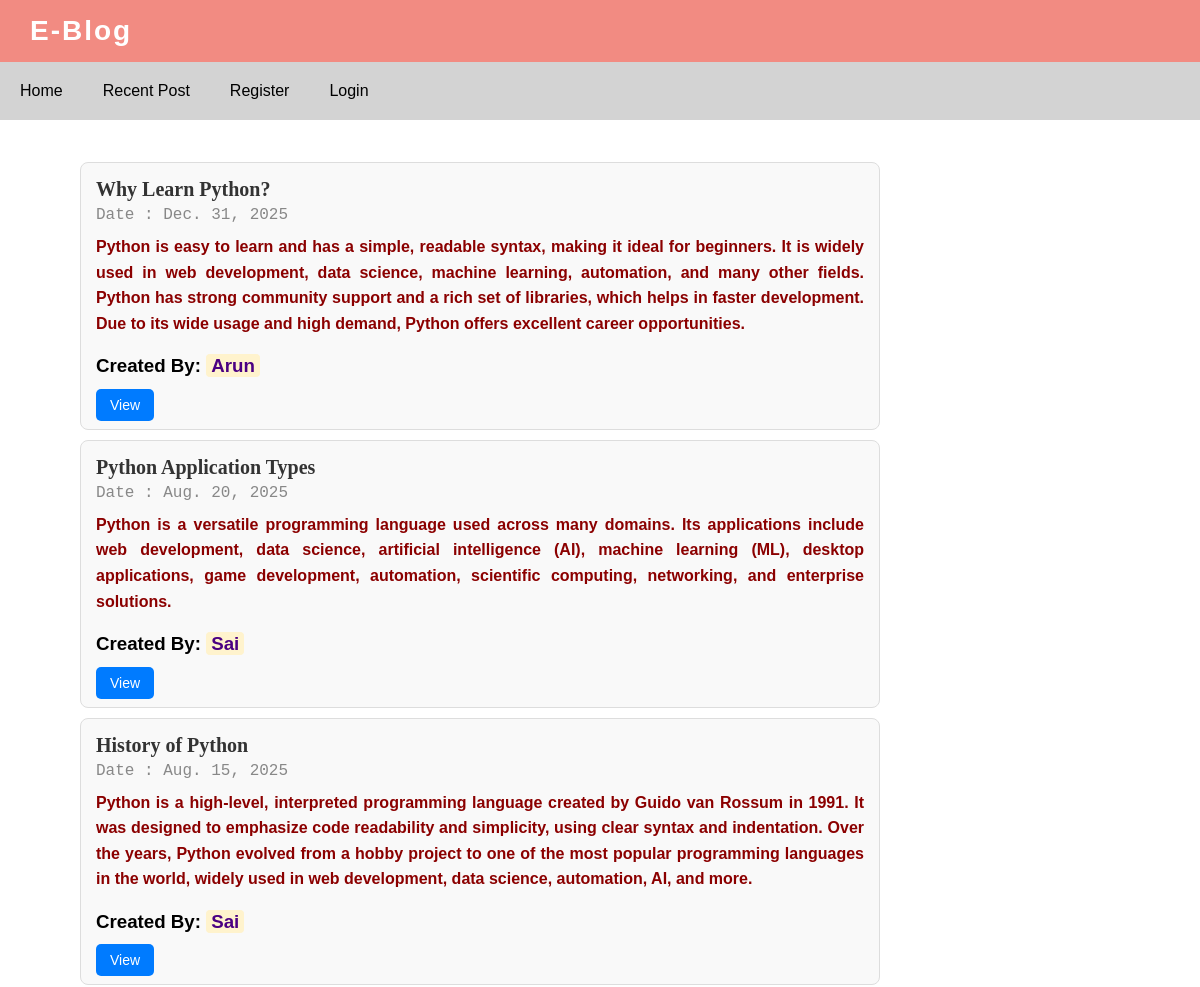
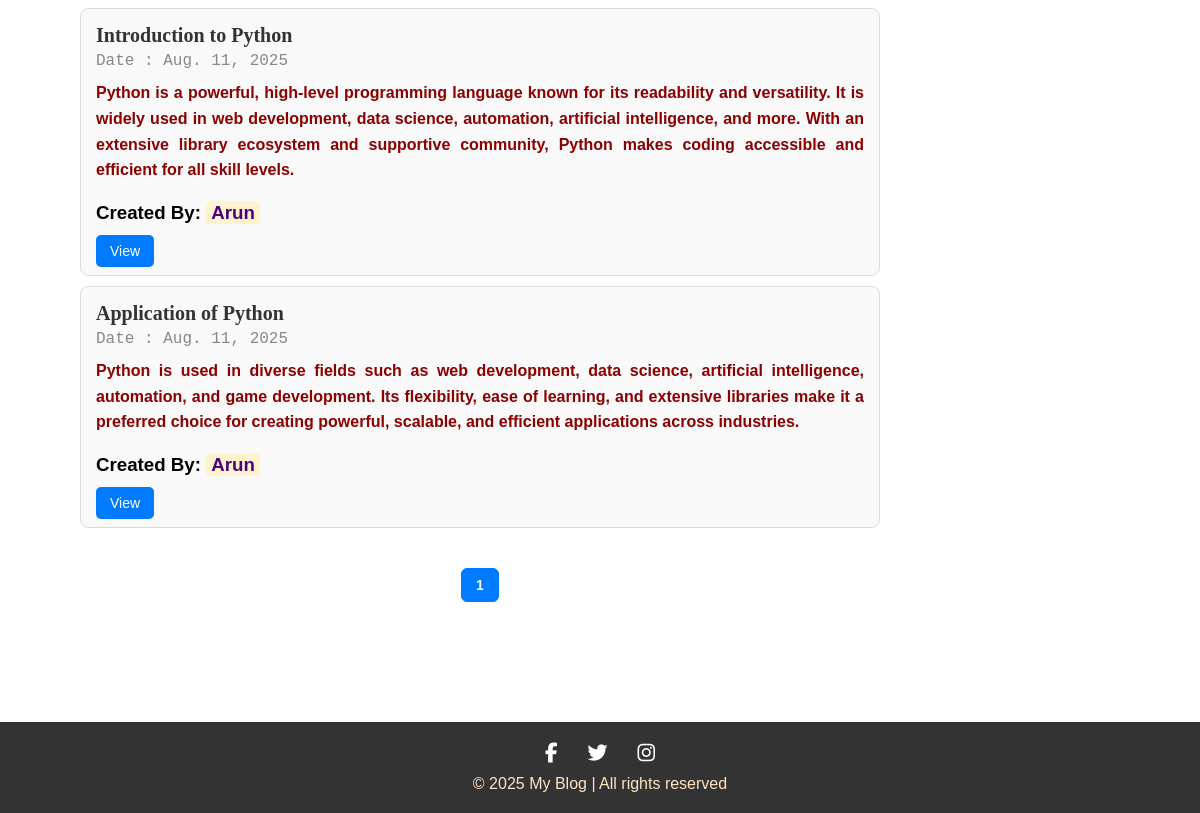
The page /viewpost/ on the database as committed earlier (2 pictures, top to bottom).
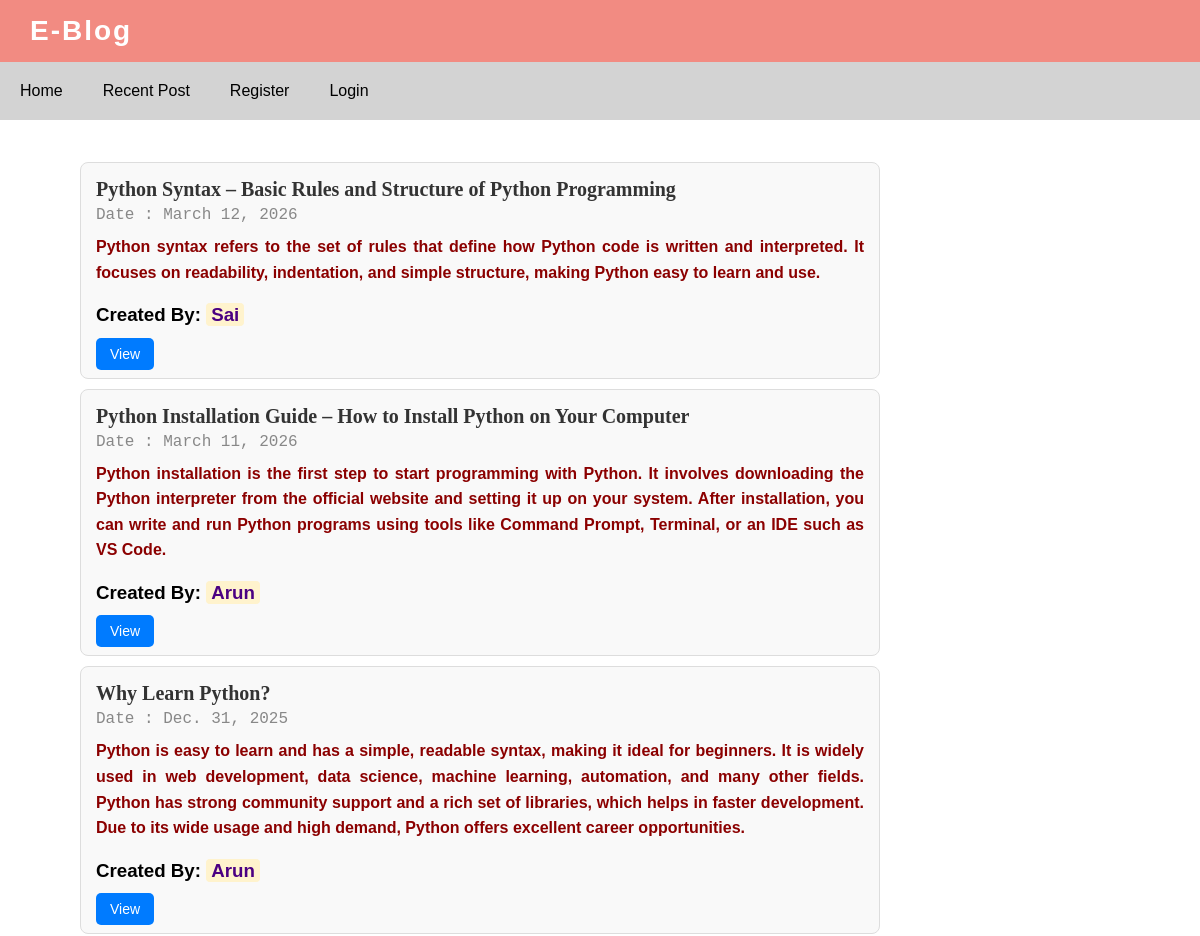
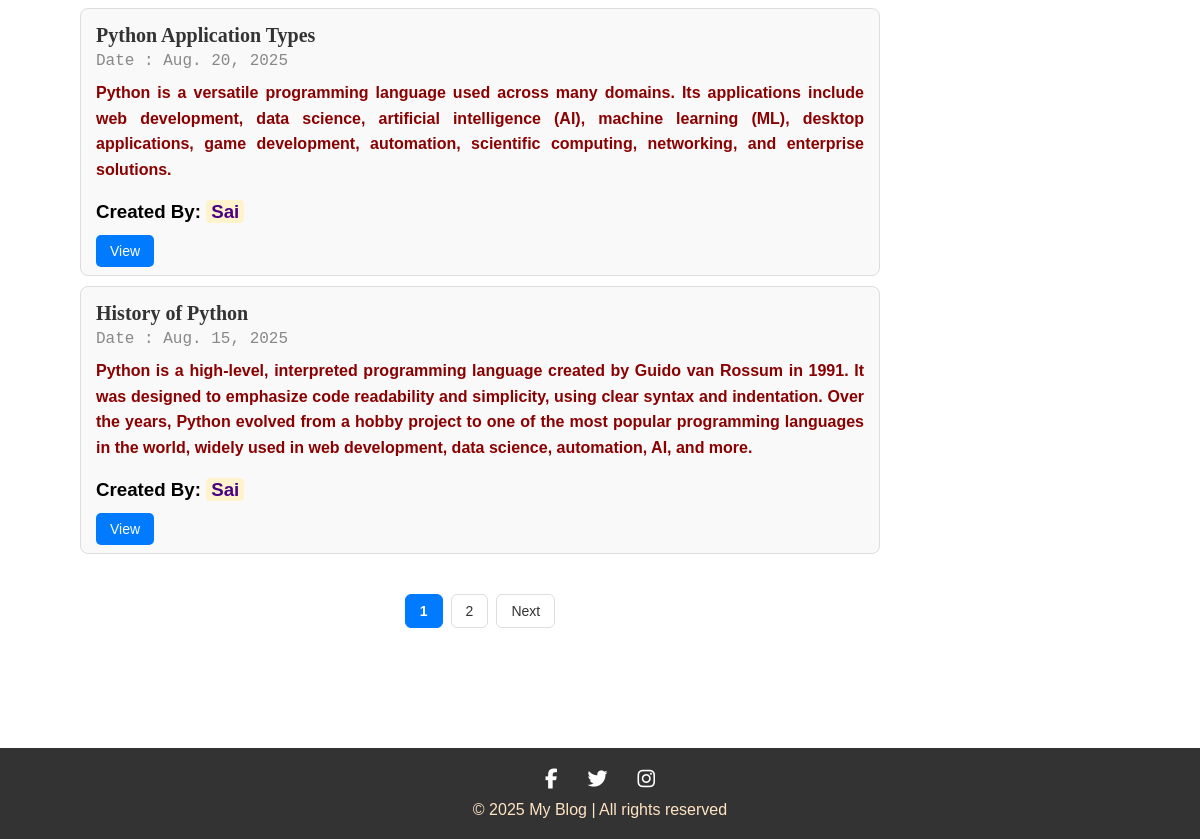
The same page on the database as committed later (2 pictures, top to bottom).
### Blogapp/models.py (models this page shows)
class Post(models.Model):
    title = models.CharField(max_length=55)
    short_description = models.TextField(max_length=400)
    description = models.TextField(max_length=1000)
    created_by =models.DateField(auto_now_add=True)
    user =models.ForeignKey(User,on_delete=models.CASCADE)

### Blogapp/views.py (the view)
# urls.py: path('viewpost/',ViewPost.as_view(),name="viewpost"),
class ViewPost(View):
    def get(self,request):
        post_obj =Post.objects.all().values('id','title','description','short_description','user__first_name','created_by').order_by('-created_by')
        paginators = Paginator(post_obj, 5)
        page_numbers = request.GET.get('page')
        page_obj = paginators.get_page(page_numbers)
        return render(request,'viewpost.html',{'post':page_obj})

### Blogapp/templates/viewpost.html (shortened to what this page needs)
{% extends 'base.html' %}
{% block content %}
<div class="content-wrapper">
    {% for p in post %}
    <div class="post-container">
        <span class="post-title">{{ p.title }}</span>
        <div class="post-date">Date : {{ p.created_by }}</div>
        <p class="post-shortdescription">{{ p.short_description }}</p>
        <h3>Created By: <span class="highlight-name">{{ p.user__first_name }}</span></h3>
        <a class="view-btn" href="{% url 'detailpost' p.id %}">View</a>
    </div>
    {% endfor %}
    <div class="pagination">
    {% for num in post.paginator.page_range %}
        {% if post.number == num %}
            <span class="page-number active">{{ num }}</span>
        {% else %}
            <a class="page-number" href="?page={{ num }}">{{ num }}</a>
        {% endif %}
    {% endfor %}
    {% if post.has_next %}
        <a class="page-btn" href="?page={{ post.next_page_number }}">Next</a>
    {% endif %}
    </div>
</div>
<footer>
    <div class="footer">
        <a href="https://facebook.com" target="_blank"><i class="fab fa-facebook-f"></i></a>
        <a href="https://twitter.com" target="_blank"><i class="fab fa-twitter"></i></a>
        <a href="https://instagram.com" target="_blank"><i class="fab fa-instagram"></i></a>
        <div class="copyright">
            &copy; 2025 My Blog | All rights reserved
        </div>
    </div>
</footer>
{% endblock %}

### Blogapp/templates/base.html (shortened to what this page needs)
<!DOCTYPE html>
<html>
<head>
    <link rel="stylesheet" href="https://cdnjs.cloudflare.com/ajax/libs/font-awesome/6.7.1/css/all.min.css">
</head>
<body>
    <div class="brand">E-Blog</div>
    <div class="nav-bar">
        <div><a href="{% url 'home' %}">Home</a></div>
        <div><a href="{% url 'recentpost' %}">Recent Post</a></div>
        {% if user.is_authenticated %}
            <div><a href="{% url 'createpost' %}">Create Post</a></div>
            <div><a href="{% url 'viewpost' %}">View Post</a></div>
            <div class="empty-nav"></div>
            <p>Welcome {{ request.user.first_name }}</p>
            <div><a href="{% url 'logout' %}">Logout</a></div>
        {% else %}
            <div><a href="{% url 'register' %}">Register</a></div>
            <div><a href="{% url 'login' %}">Login</a></div>
        {% endif %}
    </div>
    {% block content %}
    {% endblock %}
</body>
</html>

### Blogapp/templates/base.html (style rules this page uses)
body { margin: 0; padding: 0; font-family: Arial, sans-serif; }
.brand { background-color: #f28b82; color: white; font-size: 28px; font-weight: bold; padding: 15px 30px; letter-spacing: 2px; }
.nav-bar { display: flex; align-items: center; background-color: lightgray; font-family: Verdana, Geneva, Tahoma, sans-serif; font-size: 16px; }
.nav-bar div { padding: 20px 20px; }
.nav-bar div a { text-decoration: none; color: black; font-weight: 500; }
p { font-weight: bold; color: darkred; font-size: medium; margin: 0 20px; }

### Blogapp/templates/viewpost.html (style rules this page uses)
.content-wrapper { width: 70%; margin: 5%; margin-top: 1%; padding: 20px; box-sizing: border-box; }
.post-container { border: 1px solid #ddd; border-radius: 8px; padding: 15px; margin: 10px 0; background-color: #f9f9f9; position: relative; }
.post-title { font-size: 20px; font-weight: bold; color: #333; display: block; font-family: Georgia, 'Times New Roman', Times, serif; }
.post-date { font-size: 16px; color: #888; margin-top: 5px; font-family: 'Courier New', Courier, monospace; }
.post-shortdescription { margin: 10px 0; line-height: 1.6; font-family: Arial, Helvetica, sans-serif; text-align: justify; }
.view-btn { padding: 8px 14px; border: none; border-radius: 5px; background-color: #007bff; color: white; cursor: pointer; text-decoration: none; font-size: 14px; transition: background-color 0.3s; }
.highlight-name { font-family: 'Arial Black', sans-serif; color: indigo; background-color: #fff3cd; padding: 1px 5px; border-radius: 4px; }
.footer { background-color: #333; padding: 20px; display: flex; justify-content: center; align-items: center; flex-wrap: wrap; margin-top: 60px; }
.footer a { color: white; margin: 0 15px; font-size: 20px; }
.copyright { width: 100%; text-align: center; color: bisque; margin-top: 10px; }
.pagination { display: flex; justify-content: center; align-items: center; margin: 40px 0; gap: 8px; flex-wrap: wrap; }
.pagination a, .pagination span { padding: 8px 14px; text-decoration: none; border: 1px solid #ddd; color: #333; font-size: 14px; border-radius: 6px; transition: 0.3s; }
.pagination .active { background-color: #007bff; color: white; font-weight: bold; border-color: #007bff; }
.page-btn { font-weight: 500; }

Rows that differ between the two databases and show on the page:
no longer on this page (row unchanged): Post: title "Introduction to Python", created_by "Aug. 11, 2025", short_description "Python is a powerful, high-level programming language known for its readability and versatility. It is widely used in web development, data science, automation, artificial intelligence, and more. With an extensive library ecosystem and supportive community, Python makes coding accessible and efficient for all skill levels.", user__first_name "Arun"
no longer on this page (row unchanged): Post: title "Application of Python", created_by "Aug. 11, 2025", short_description "Python is used in diverse fields such as web development, data science, artificial intelligence, automation, and game development. Its flexibility, ease of learning, and extensive libraries make it a preferred choice for creating powerful, scalable, and efficient applications across industries.", user__first_name "Arun"
added Post: title "Python Syntax – Basic Rules and Structure of Python Programming", created_by "March 12, 2026", short_description "Python syntax refers to the set of rules that define how Python code is written and interpreted. It focuses on readability, indentation, and simple structure, making Python easy to learn and use.", user__first_name "Sai"
added Post: title "Python Installation Guide – How to Install Python on Your Computer", created_by "March 11, 2026", short_description "Python installation is the first step to start programming with Python. It involves downloading the Python interpreter from the official website and setting it up on your system. After installation, you can write and run Python programs using tools like Command Prompt, Terminal, or an IDE such as VS Code.", user__first_name "Arun"
Other text that changed with them:
new list line: "2"
text now shown: "Next"
